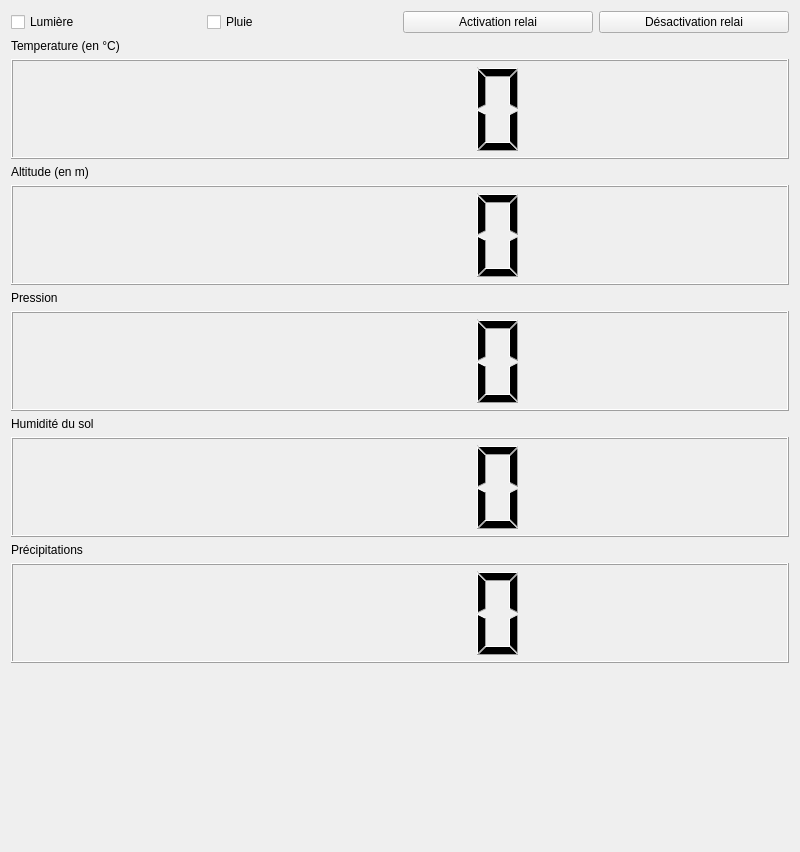
<?xml version="1.0" encoding="UTF-8"?>
<ui version="4.0">
 <class>Widget</class>
 <widget class="QWidget" name="Widget">
  <property name="geometry">
   <rect>
    <x>0</x>
    <y>0</y>
    <width>800</width>
    <height>852</height>
   </rect>
  </property>
  <property name="windowTitle">
   <string>Meteo Station</string>
  </property>
  <layout class="QVBoxLayout" name="verticalLayout_3">
   <item>
    <layout class="QHBoxLayout" name="horizontalLayout">
     <item>
      <layout class="QVBoxLayout" name="verticalLayout">
       <item>
        <layout class="QHBoxLayout" name="horizontalLayout_2">
         <item>
          <widget class="QCheckBox" name="lumi">
           <property name="text">
            <string>Lumière</string>
           </property>
          </widget>
         </item>
         <item>
          <widget class="QCheckBox" name="rain">
           <property name="enabled">
            <bool>true</bool>
           </property>
           <property name="text">
            <string>Pluie</string>
           </property>
           <property name="checkable">
            <bool>true</bool>
           </property>
           <property name="checked">
            <bool>false</bool>
           </property>
          </widget>
         </item>
         <item>
          <widget class="QPushButton" name="pushButton">
           <property name="text">
            <string>Activation relai</string>
           </property>
          </widget>
         </item>
         <item>
          <widget class="QPushButton" name="pushButton_2">
           <property name="text">
            <string>Désactivation relai</string>
           </property>
           <property name="checkable">
            <bool>false</bool>
           </property>
          </widget>
         </item>
        </layout>
       </item>
       <item>
        <widget class="QLabel" name="label_4">
         <property name="maximumSize">
          <size>
           <width>16777215</width>
           <height>21</height>
          </size>
         </property>
         <property name="text">
          <string>Temperature (en °C)</string>
         </property>
        </widget>
       </item>
       <item>
        <widget class="QLCDNumber" name="lcdTemperature">
         <property name="sizePolicy">
          <sizepolicy hsizetype="Minimum" vsizetype="Expanding">
           <horstretch>0</horstretch>
           <verstretch>0</verstretch>
          </sizepolicy>
         </property>
         <property name="minimumSize">
          <size>
           <width>0</width>
           <height>100</height>
          </size>
         </property>
         <property name="maximumSize">
          <size>
           <width>16777215</width>
           <height>100</height>
          </size>
         </property>
        </widget>
       </item>
       <item>
        <widget class="QLabel" name="altitude">
         <property name="maximumSize">
          <size>
           <width>16777215</width>
           <height>21</height>
          </size>
         </property>
         <property name="text">
          <string>Altitude (en m)</string>
         </property>
        </widget>
       </item>
       <item>
        <widget class="QLCDNumber" name="lcdAltitude">
         <property name="minimumSize">
          <size>
           <width>0</width>
           <height>100</height>
          </size>
         </property>
         <property name="maximumSize">
          <size>
           <width>16777215</width>
           <height>100</height>
          </size>
         </property>
        </widget>
       </item>
       <item>
        <widget class="QLabel" name="label_2">
         <property name="maximumSize">
          <size>
           <width>16777215</width>
           <height>21</height>
          </size>
         </property>
         <property name="text">
          <string>Pression</string>
         </property>
        </widget>
       </item>
       <item>
        <widget class="QLCDNumber" name="lcdPressure">
         <property name="minimumSize">
          <size>
           <width>0</width>
           <height>100</height>
          </size>
         </property>
         <property name="maximumSize">
          <size>
           <width>16777215</width>
           <height>100</height>
          </size>
         </property>
        </widget>
       </item>
       <item>
        <widget class="QLabel" name="label">
         <property name="maximumSize">
          <size>
           <width>16777215</width>
           <height>21</height>
          </size>
         </property>
         <property name="text">
          <string>Humidité du sol</string>
         </property>
        </widget>
       </item>
       <item>
        <widget class="QLCDNumber" name="lcdSoilHumidity">
         <property name="minimumSize">
          <size>
           <width>0</width>
           <height>100</height>
          </size>
         </property>
         <property name="maximumSize">
          <size>
           <width>16777215</width>
           <height>100</height>
          </size>
         </property>
        </widget>
       </item>
       <item>
        <widget class="QLabel" name="quantityofwater">
         <property name="maximumSize">
          <size>
           <width>16777215</width>
           <height>21</height>
          </size>
         </property>
         <property name="text">
          <string>Précipitations</string>
         </property>
        </widget>
       </item>
       <item>
        <widget class="QLCDNumber" name="lcdWater">
         <property name="minimumSize">
          <size>
           <width>0</width>
           <height>100</height>
          </size>
         </property>
         <property name="maximumSize">
          <size>
           <width>16777215</width>
           <height>100</height>
          </size>
         </property>
        </widget>
       </item>
       <item>
        <spacer name="verticalSpacer_2">
         <property name="orientation">
          <enum>Qt::Vertical</enum>
         </property>
         <property name="sizeHint" stdset="0">
          <size>
           <width>20</width>
           <height>40</height>
          </size>
         </property>
        </spacer>
       </item>
      </layout>
     </item>
    </layout>
   </item>
  </layout>
 </widget>
 <resources/>
 <connections/>
</ui>
